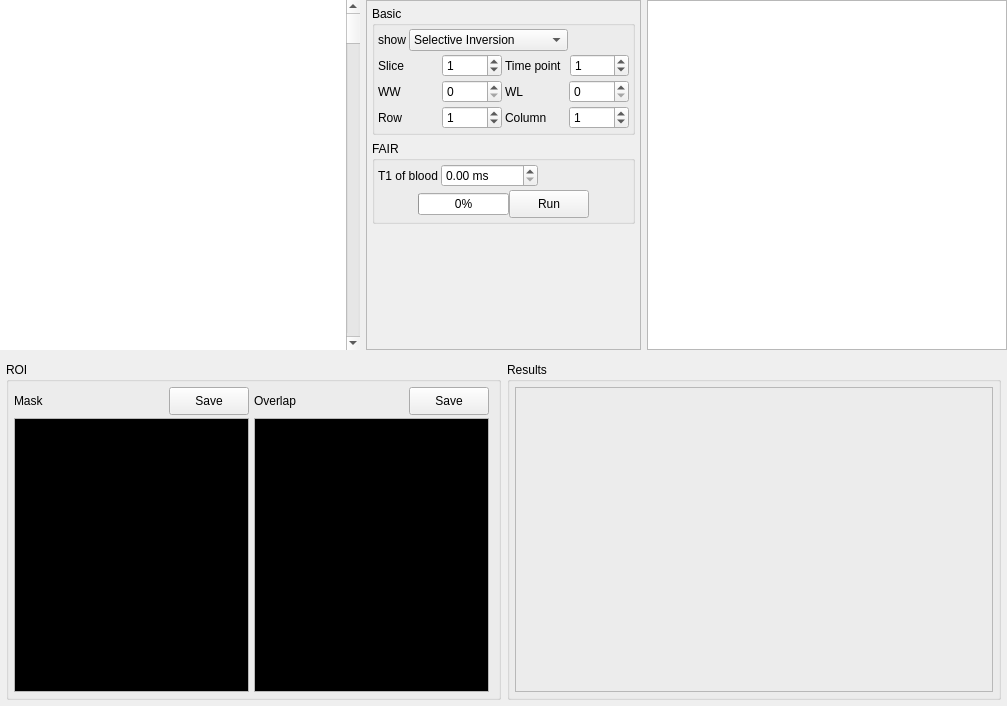
<?xml version="1.0" encoding="UTF-8"?>
<ui version="4.0">
 <class>Widget_FAIR</class>
 <widget class="QWidget" name="Widget_FAIR">
  <property name="geometry">
   <rect>
    <x>0</x>
    <y>0</y>
    <width>1007</width>
    <height>706</height>
   </rect>
  </property>
  <property name="windowTitle">
   <string>Form</string>
  </property>
  <layout class="QVBoxLayout" name="verticalLayout_5">
   <property name="leftMargin">
    <number>0</number>
   </property>
   <property name="topMargin">
    <number>0</number>
   </property>
   <property name="rightMargin">
    <number>0</number>
   </property>
   <property name="bottomMargin">
    <number>0</number>
   </property>
   <item>
    <layout class="QHBoxLayout" name="horizontalLayout_9" stretch="1,0,1">
     <property name="leftMargin">
      <number>0</number>
     </property>
     <property name="topMargin">
      <number>0</number>
     </property>
     <property name="rightMargin">
      <number>0</number>
     </property>
     <property name="bottomMargin">
      <number>0</number>
     </property>
     <item>
      <layout class="QHBoxLayout" name="horizontalLayout_5" stretch="10,0">
       <property name="spacing">
        <number>0</number>
       </property>
       <item>
        <widget class="MGraphicsView" name="graphicsView">
         <property name="sizePolicy">
          <sizepolicy hsizetype="Preferred" vsizetype="Preferred">
           <horstretch>0</horstretch>
           <verstretch>0</verstretch>
          </sizepolicy>
         </property>
         <property name="frameShape">
          <enum>QFrame::NoFrame</enum>
         </property>
        </widget>
       </item>
       <item>
        <widget class="QScrollBar" name="verticalScrollBar">
         <property name="orientation">
          <enum>Qt::Vertical</enum>
         </property>
        </widget>
       </item>
      </layout>
     </item>
     <item>
      <widget class="QScrollArea" name="scrollArea">
       <property name="minimumSize">
        <size>
         <width>250</width>
         <height>0</height>
        </size>
       </property>
       <property name="widgetResizable">
        <bool>true</bool>
       </property>
       <widget class="QWidget" name="scrollAreaWidgetContents">
        <property name="geometry">
         <rect>
          <x>0</x>
          <y>0</y>
          <width>287</width>
          <height>346</height>
         </rect>
        </property>
        <layout class="QVBoxLayout" name="verticalLayout_6">
         <property name="leftMargin">
          <number>5</number>
         </property>
         <property name="topMargin">
          <number>5</number>
         </property>
         <property name="rightMargin">
          <number>5</number>
         </property>
         <property name="bottomMargin">
          <number>5</number>
         </property>
         <item>
          <widget class="QGroupBox" name="groupBox">
           <property name="title">
            <string>Basic</string>
           </property>
           <layout class="QVBoxLayout" name="verticalLayout_13">
            <property name="spacing">
             <number>3</number>
            </property>
            <property name="leftMargin">
             <number>3</number>
            </property>
            <property name="topMargin">
             <number>3</number>
            </property>
            <property name="rightMargin">
             <number>3</number>
            </property>
            <property name="bottomMargin">
             <number>3</number>
            </property>
            <item>
             <layout class="QHBoxLayout" name="horizontalLayout_8">
              <item>
               <widget class="QLabel" name="label_5">
                <property name="text">
                 <string>show</string>
                </property>
               </widget>
              </item>
              <item>
               <widget class="QComboBox" name="comboBox">
                <property name="currentIndex">
                 <number>0</number>
                </property>
                <item>
                 <property name="text">
                  <string>Selective Inversion</string>
                 </property>
                </item>
                <item>
                 <property name="text">
                  <string>Non-Selective Inversion</string>
                 </property>
                </item>
               </widget>
              </item>
              <item>
               <spacer name="horizontalSpacer_13">
                <property name="orientation">
                 <enum>Qt::Horizontal</enum>
                </property>
                <property name="sizeHint" stdset="0">
                 <size>
                  <width>40</width>
                  <height>20</height>
                 </size>
                </property>
               </spacer>
              </item>
             </layout>
            </item>
            <item>
             <layout class="QHBoxLayout" name="horizontalLayout_34">
              <item>
               <layout class="QVBoxLayout" name="verticalLayout_2">
                <item>
                 <layout class="QHBoxLayout" name="horizontalLayout_15">
                  <item>
                   <layout class="QHBoxLayout" name="horizontalLayout_2">
                    <item>
                     <widget class="QLabel" name="label">
                      <property name="text">
                       <string>Slice</string>
                      </property>
                     </widget>
                    </item>
                    <item>
                     <widget class="QSpinBox" name="spinBox_slice">
                      <property name="value">
                       <number>1</number>
                      </property>
                     </widget>
                    </item>
                   </layout>
                  </item>
                  <item>
                   <layout class="QHBoxLayout" name="horizontalLayout">
                    <property name="spacing">
                     <number>6</number>
                    </property>
                    <item>
                     <widget class="QLabel" name="label_2">
                      <property name="text">
                       <string>Time point</string>
                      </property>
                     </widget>
                    </item>
                    <item>
                     <widget class="QSpinBox" name="spinBox_timepoint">
                      <property name="value">
                       <number>1</number>
                      </property>
                     </widget>
                    </item>
                   </layout>
                  </item>
                 </layout>
                </item>
                <item>
                 <layout class="QHBoxLayout" name="horizontalLayout_16">
                  <item>
                   <layout class="QHBoxLayout" name="horizontalLayout_13">
                    <item>
                     <widget class="QLabel" name="label_WL">
                      <property name="text">
                       <string>WW</string>
                      </property>
                     </widget>
                    </item>
                    <item>
                     <widget class="QSpinBox" name="spinBox_WW">
                      <property name="singleStep">
                       <number>50</number>
                      </property>
                     </widget>
                    </item>
                   </layout>
                  </item>
                  <item>
                   <layout class="QHBoxLayout" name="horizontalLayout_14">
                    <item>
                     <widget class="QLabel" name="label_WW">
                      <property name="text">
                       <string>WL</string>
                      </property>
                     </widget>
                    </item>
                    <item>
                     <widget class="QSpinBox" name="spinBox_WL">
                      <property name="singleStep">
                       <number>50</number>
                      </property>
                     </widget>
                    </item>
                   </layout>
                  </item>
                 </layout>
                </item>
                <item>
                 <layout class="QHBoxLayout" name="horizontalLayout_17">
                  <item>
                   <layout class="QHBoxLayout" name="horizontalLayout_6">
                    <item>
                     <widget class="QLabel" name="label_3">
                      <property name="text">
                       <string>Row</string>
                      </property>
                     </widget>
                    </item>
                    <item>
                     <widget class="QSpinBox" name="spinBox_row">
                      <property name="value">
                       <number>1</number>
                      </property>
                     </widget>
                    </item>
                   </layout>
                  </item>
                  <item>
                   <layout class="QHBoxLayout" name="horizontalLayout_7">
                    <item>
                     <widget class="QLabel" name="label_4">
                      <property name="text">
                       <string>Column</string>
                      </property>
                     </widget>
                    </item>
                    <item>
                     <widget class="QSpinBox" name="spinBox_column">
                      <property name="frame">
                       <bool>true</bool>
                      </property>
                      <property name="buttonSymbols">
                       <enum>QAbstractSpinBox::UpDownArrows</enum>
                      </property>
                      <property name="suffix">
                       <string/>
                      </property>
                      <property name="prefix">
                       <string/>
                      </property>
                      <property name="value">
                       <number>1</number>
                      </property>
                     </widget>
                    </item>
                   </layout>
                  </item>
                 </layout>
                </item>
               </layout>
              </item>
             </layout>
            </item>
           </layout>
          </widget>
         </item>
         <item>
          <widget class="QGroupBox" name="groupBox_FAIR">
           <property name="title">
            <string>FAIR</string>
           </property>
           <layout class="QVBoxLayout" name="verticalLayout_4">
            <property name="spacing">
             <number>3</number>
            </property>
            <property name="leftMargin">
             <number>3</number>
            </property>
            <property name="topMargin">
             <number>3</number>
            </property>
            <property name="rightMargin">
             <number>3</number>
            </property>
            <property name="bottomMargin">
             <number>3</number>
            </property>
            <item>
             <layout class="QHBoxLayout" name="horizontalLayout_11">
              <item>
               <widget class="QLabel" name="label_T1blood">
                <property name="text">
                 <string>T1 of blood</string>
                </property>
               </widget>
              </item>
              <item>
               <widget class="QDoubleSpinBox" name="doubleSpinBox_T1blood">
                <property name="suffix">
                 <string> ms</string>
                </property>
                <property name="maximum">
                 <double>10000.000000000000000</double>
                </property>
                <property name="singleStep">
                 <double>10.000000000000000</double>
                </property>
               </widget>
              </item>
              <item>
               <spacer name="horizontalSpacer">
                <property name="orientation">
                 <enum>Qt::Horizontal</enum>
                </property>
                <property name="sizeHint" stdset="0">
                 <size>
                  <width>40</width>
                  <height>20</height>
                 </size>
                </property>
               </spacer>
              </item>
             </layout>
            </item>
            <item>
             <layout class="QHBoxLayout" name="horizontalLayout_10">
              <property name="spacing">
               <number>0</number>
              </property>
              <item>
               <spacer name="horizontalSpacer_2">
                <property name="orientation">
                 <enum>Qt::Horizontal</enum>
                </property>
                <property name="sizeHint" stdset="0">
                 <size>
                  <width>40</width>
                  <height>20</height>
                 </size>
                </property>
               </spacer>
              </item>
              <item>
               <widget class="QProgressBar" name="progressBar_FAIR">
                <property name="value">
                 <number>0</number>
                </property>
               </widget>
              </item>
              <item>
               <widget class="QPushButton" name="pushButton_FAIR_run">
                <property name="sizePolicy">
                 <sizepolicy hsizetype="Fixed" vsizetype="Fixed">
                  <horstretch>0</horstretch>
                  <verstretch>0</verstretch>
                 </sizepolicy>
                </property>
                <property name="minimumSize">
                 <size>
                  <width>50</width>
                  <height>28</height>
                 </size>
                </property>
                <property name="text">
                 <string>Run</string>
                </property>
               </widget>
              </item>
              <item>
               <spacer name="horizontalSpacer_3">
                <property name="orientation">
                 <enum>Qt::Horizontal</enum>
                </property>
                <property name="sizeHint" stdset="0">
                 <size>
                  <width>40</width>
                  <height>20</height>
                 </size>
                </property>
               </spacer>
              </item>
             </layout>
            </item>
           </layout>
          </widget>
         </item>
         <item>
          <spacer name="verticalSpacer">
           <property name="orientation">
            <enum>Qt::Vertical</enum>
           </property>
           <property name="sizeHint" stdset="0">
            <size>
             <width>20</width>
             <height>40</height>
            </size>
           </property>
          </spacer>
         </item>
        </layout>
       </widget>
      </widget>
     </item>
     <item>
      <widget class="MChartView" name="chartView">
       <property name="minimumSize">
        <size>
         <width>0</width>
         <height>0</height>
        </size>
       </property>
      </widget>
     </item>
    </layout>
   </item>
   <item>
    <layout class="QHBoxLayout" name="horizontalLayout_12">
     <property name="leftMargin">
      <number>6</number>
     </property>
     <property name="topMargin">
      <number>6</number>
     </property>
     <property name="rightMargin">
      <number>6</number>
     </property>
     <property name="bottomMargin">
      <number>6</number>
     </property>
     <item>
      <widget class="QGroupBox" name="groupBox_ROI">
       <property name="title">
        <string>ROI</string>
       </property>
       <layout class="QHBoxLayout" name="horizontalLayout_3">
        <property name="spacing">
         <number>5</number>
        </property>
        <property name="leftMargin">
         <number>5</number>
        </property>
        <property name="topMargin">
         <number>5</number>
        </property>
        <property name="bottomMargin">
         <number>5</number>
        </property>
        <item>
         <layout class="QVBoxLayout" name="verticalLayout_3">
          <property name="spacing">
           <number>3</number>
          </property>
          <item>
           <layout class="QHBoxLayout" name="horizontalLayout_35">
            <item>
             <widget class="QLabel" name="label_17">
              <property name="text">
               <string>Mask</string>
              </property>
             </widget>
            </item>
            <item>
             <spacer name="horizontalSpacer_16">
              <property name="orientation">
               <enum>Qt::Horizontal</enum>
              </property>
              <property name="sizeHint" stdset="0">
               <size>
                <width>40</width>
                <height>20</height>
               </size>
              </property>
             </spacer>
            </item>
            <item>
             <widget class="QPushButton" name="pushButton_Save_mask">
              <property name="sizePolicy">
               <sizepolicy hsizetype="Fixed" vsizetype="Fixed">
                <horstretch>0</horstretch>
                <verstretch>0</verstretch>
               </sizepolicy>
              </property>
              <property name="minimumSize">
               <size>
                <width>35</width>
                <height>28</height>
               </size>
              </property>
              <property name="text">
               <string>Save</string>
              </property>
             </widget>
            </item>
           </layout>
          </item>
          <item>
           <widget class="QFrame" name="frame">
            <property name="sizePolicy">
             <sizepolicy hsizetype="Expanding" vsizetype="Expanding">
              <horstretch>0</horstretch>
              <verstretch>0</verstretch>
             </sizepolicy>
            </property>
            <property name="frameShape">
             <enum>QFrame::StyledPanel</enum>
            </property>
            <property name="frameShadow">
             <enum>QFrame::Raised</enum>
            </property>
            <layout class="QHBoxLayout" name="horizontalLayout_36">
             <property name="spacing">
              <number>0</number>
             </property>
             <property name="leftMargin">
              <number>0</number>
             </property>
             <property name="topMargin">
              <number>0</number>
             </property>
             <property name="rightMargin">
              <number>0</number>
             </property>
             <property name="bottomMargin">
              <number>0</number>
             </property>
             <item>
              <widget class="MROI" name="widget_mask" native="true">
               <property name="styleSheet">
                <string notr="true">background-color: rgb(0, 0, 0);</string>
               </property>
              </widget>
             </item>
            </layout>
           </widget>
          </item>
         </layout>
        </item>
        <item>
         <layout class="QVBoxLayout" name="verticalLayout">
          <property name="spacing">
           <number>3</number>
          </property>
          <item>
           <layout class="QHBoxLayout" name="horizontalLayout_38">
            <item>
             <widget class="QLabel" name="label_18">
              <property name="text">
               <string>Overlap</string>
              </property>
             </widget>
            </item>
            <item>
             <spacer name="horizontalSpacer_17">
              <property name="orientation">
               <enum>Qt::Horizontal</enum>
              </property>
              <property name="sizeHint" stdset="0">
               <size>
                <width>40</width>
                <height>20</height>
               </size>
              </property>
             </spacer>
            </item>
            <item>
             <widget class="QPushButton" name="pushButton_Save_overlap">
              <property name="sizePolicy">
               <sizepolicy hsizetype="Fixed" vsizetype="Fixed">
                <horstretch>0</horstretch>
                <verstretch>0</verstretch>
               </sizepolicy>
              </property>
              <property name="minimumSize">
               <size>
                <width>35</width>
                <height>28</height>
               </size>
              </property>
              <property name="text">
               <string>Save</string>
              </property>
             </widget>
            </item>
           </layout>
          </item>
          <item>
           <widget class="QFrame" name="frame_2">
            <property name="sizePolicy">
             <sizepolicy hsizetype="Expanding" vsizetype="Expanding">
              <horstretch>0</horstretch>
              <verstretch>0</verstretch>
             </sizepolicy>
            </property>
            <property name="autoFillBackground">
             <bool>false</bool>
            </property>
            <property name="styleSheet">
             <string notr="true"/>
            </property>
            <property name="frameShape">
             <enum>QFrame::StyledPanel</enum>
            </property>
            <property name="frameShadow">
             <enum>QFrame::Raised</enum>
            </property>
            <layout class="QHBoxLayout" name="horizontalLayout_37">
             <property name="spacing">
              <number>0</number>
             </property>
             <property name="leftMargin">
              <number>0</number>
             </property>
             <property name="topMargin">
              <number>0</number>
             </property>
             <property name="rightMargin">
              <number>0</number>
             </property>
             <property name="bottomMargin">
              <number>0</number>
             </property>
             <item>
              <widget class="MROI" name="widget_mask_img" native="true">
               <property name="autoFillBackground">
                <bool>false</bool>
               </property>
               <property name="styleSheet">
                <string notr="true">background-color: rgb(0, 0, 0);</string>
               </property>
              </widget>
             </item>
            </layout>
           </widget>
          </item>
         </layout>
        </item>
       </layout>
      </widget>
     </item>
     <item>
      <widget class="QGroupBox" name="groupBox_Results">
       <property name="title">
        <string>Results</string>
       </property>
       <layout class="QHBoxLayout" name="horizontalLayout_4">
        <property name="spacing">
         <number>5</number>
        </property>
        <property name="leftMargin">
         <number>5</number>
        </property>
        <property name="topMargin">
         <number>5</number>
        </property>
        <property name="rightMargin">
         <number>5</number>
        </property>
        <property name="bottomMargin">
         <number>5</number>
        </property>
        <item>
         <widget class="QFrame" name="frame_3">
          <property name="sizePolicy">
           <sizepolicy hsizetype="Expanding" vsizetype="Expanding">
            <horstretch>0</horstretch>
            <verstretch>0</verstretch>
           </sizepolicy>
          </property>
          <property name="frameShape">
           <enum>QFrame::StyledPanel</enum>
          </property>
          <property name="frameShadow">
           <enum>QFrame::Raised</enum>
          </property>
          <layout class="QVBoxLayout" name="verticalLayout_15">
           <property name="spacing">
            <number>0</number>
           </property>
           <property name="leftMargin">
            <number>0</number>
           </property>
           <property name="topMargin">
            <number>0</number>
           </property>
           <property name="rightMargin">
            <number>0</number>
           </property>
           <property name="bottomMargin">
            <number>0</number>
           </property>
           <item>
            <widget class="Widget_Results" name="widget_result_CBF" native="true">
             <property name="sizePolicy">
              <sizepolicy hsizetype="Preferred" vsizetype="Preferred">
               <horstretch>0</horstretch>
               <verstretch>0</verstretch>
              </sizepolicy>
             </property>
            </widget>
           </item>
          </layout>
         </widget>
        </item>
       </layout>
      </widget>
     </item>
    </layout>
   </item>
  </layout>
 </widget>
 <customwidgets>
  <customwidget>
   <class>MGraphicsView</class>
   <extends>QGraphicsView</extends>
   <header location="global">MyWidgets.MGraphicsView.MGraphicsView</header>
  </customwidget>
  <customwidget>
   <class>MChartView</class>
   <extends>QGraphicsView</extends>
   <header>MyWidgets.MChart.MChart</header>
  </customwidget>
  <customwidget>
   <class>MROI</class>
   <extends>QWidget</extends>
   <header>MyWidgets.MWidget</header>
   <container>1</container>
  </customwidget>
  <customwidget>
   <class>Widget_Results</class>
   <extends>QWidget</extends>
   <header>ToolWidgets.Widget_Results</header>
   <container>1</container>
  </customwidget>
 </customwidgets>
 <resources/>
 <connections/>
</ui>
